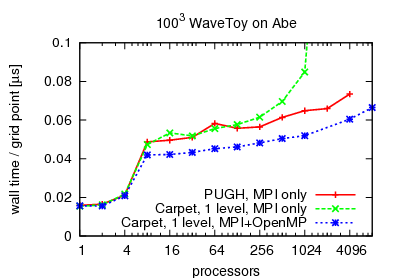

gnuplot code for this plot:
#set terminal postscript color enhanced eps
set terminal postscript color enhanced
set size 0.55

set output "results-wavetoy-abe.eps"

set title "100^3 WaveToy on Abe"

set key bottom
set xlabel "processors"
set ylabel "wall time / grid point [{/Symbol m}s]"

set log x
set xrange [1:8192]
set xtics 1, 4
set yrange [0:0.1]

gridpoints=100**3
time(x)=x*1.0e+6/gridpoints

p \
"< < results-wavetoy-abe.out grep 'Bench_WaveToy_PUGH_100l'        | grep ' 22 '" u 3:(time($5/1000.0)) t "PUGH, MPI only"              w lp lt 1 lw 3, \
"< < results-wavetoy-abe.out grep 'Bench_WaveToy_Carpet_1lev_100l' | grep ' 22 '" u 3:(time($5/1023.0)) t "Carpet, 1 level, MPI only"   w lp lt 2 lw 3, \
"< < results-wavetoy-abe.out grep 'Bench_WaveToy_Carpet_1lev_100l' | grep ' 24 '" u 3:(time($5/1023.0)) t "Carpet, 1 level, MPI+OpenMP" w lp lt 3 lw 3
